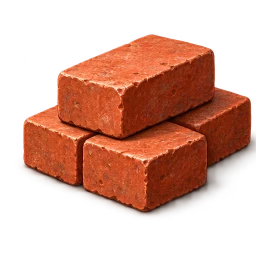
#> input picture games/catan/assets/resource-brick.webp, 256 x 256 px
$ python -i pixel-art.py   (imports and definitions only)
#> lines starting #> are read from the running program, lines starting #| are printed output that depends on the picture
#> further down, picture is the input picture: PIL image 256x256 RGBA; mean R, G, B, A 81.5, 34, 19, 108.4
"""Reduce Codex pixel-art renders to the true low-res sheets of the 8-bit Catan skin.

usage:
  python3 pixel-art.py image  <raw.png> <out.webp> <width> <height> [colors=48]
  python3 pixel-art.py tiles  <out.webp> <cell-w> <cell-h> <colors> <raw.png>...
  python3 pixel-art.py sprites <out.webp> <cell> <colors> [--outline] <raw.png[:size]>...

`image` box-downsamples a full scene. `tiles` centre-crops each full-bleed render to the
cell aspect and joins the cells in one row. `sprites` keys the magenta background, trims,
fits each subject bottom-centred in a square cell with hard alpha and joins one row
(`--outline` adds a 1-pixel ink ring; leave a pixel of margin with `:size`).
Palettes use Pillow's octree quantizer without dithering. Requires Pillow only.
"""
import sys

from PIL import Image, ImageChops


# [6 lines left out: function quantize, not called in this run]


def save(image, out):
    image.save(out, lossless=True, method=6)
    print(out, image.size)


def key(image):
    image = image.convert('RGBA')
    r, g, b, given = image.split()
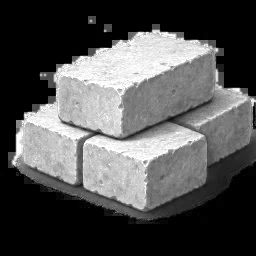
#> r: PIL image 256x256 L; min 0, max 255, mean 81.5
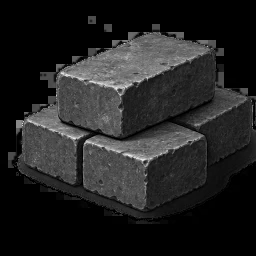
#> g: PIL image 256x256 L; min 0, max 238, mean 34
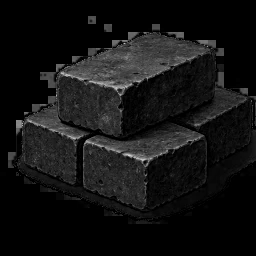
#> b: PIL image 256x256 L; min 0, max 213, mean 19
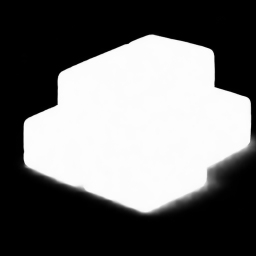
#> given: PIL image 256x256 L; min 0, max 253, mean 108.4
    excess = ImageChops.subtract(ImageChops.darker(r, b), g)
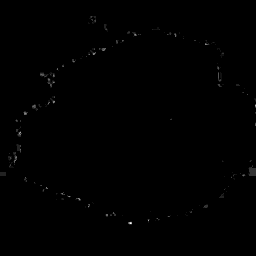
#> excess: PIL image 256x256 L; min 0, max 15, mean 0.0356; drawn with min black and max white
    alpha = excess.point(lambda v: 0 if v > 70 else 255)
#> alpha: PIL image 256x256 L; every value is 255
    return Image.merge('RGBA', (r, g, b, ImageChops.multiply(alpha, given)))


# [25 lines left out: functions cover, fit, row, not called in this run]


def image_mode(src, out, width, height, colors=48):
    im = Image.open(src).convert('RGBA').resize((int(width), int(height)), Image.Resampling.BOX)
    save(quantize(im, colors), out)


def tiles_mode(out, w, h, colors, *srcs):
    cells = [cover(Image.open(s).convert('RGBA'), int(w), int(h)) for s in srcs]
    save(quantize(row(cells), colors), out)


# [48 lines left out: functions load, outline, fill_holes, sprites_mode, not called in this run]


# [3 lines not run here, left out]

>>> from PIL import Image
>>> picture = Image.open('../assets/resource-brick.webp')
>>> result = key(picture)

$ run again, on games/catan/assets/painted-brick.webp
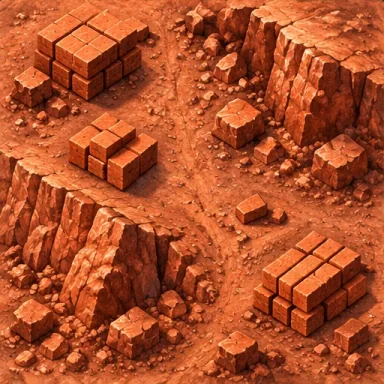
#> input picture games/catan/assets/painted-brick.webp, 384 x 384 px
#> picture is the input picture: PIL image 384x384 RGB; mean R, G, B 174.7, 79, 41.1
#> in key, `r, g, b, given = image.split()`:
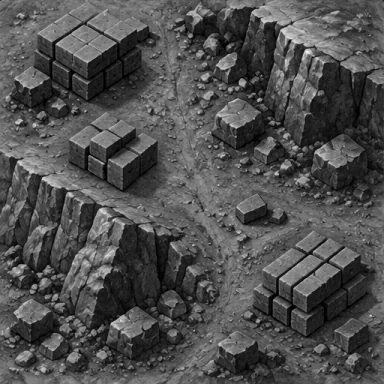
#> g: PIL image 384x384 L; min 0, max 241, mean 79
#> in key, `r, g, b, given = image.split()`:
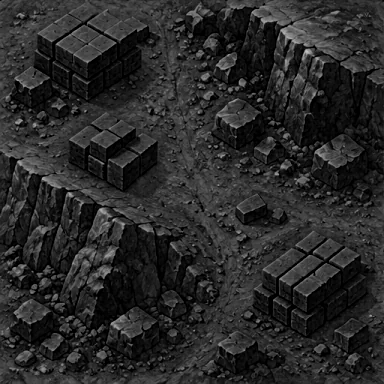
#> b: PIL image 384x384 L; min 0, max 195, mean 41.1
#> given: PIL image 384x384 L; every value is 255

$ run again, on games/catan/assets/painted-ore.webp
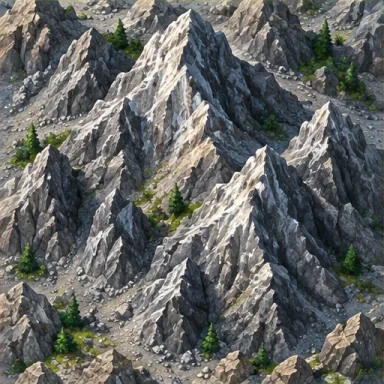
#> input picture games/catan/assets/painted-ore.webp, 384 x 384 px
#> picture is the input picture: PIL image 384x384 RGB; mean R, G, B 100.3, 102.2, 99.8
#> in key, `r, g, b, given = image.split()`:
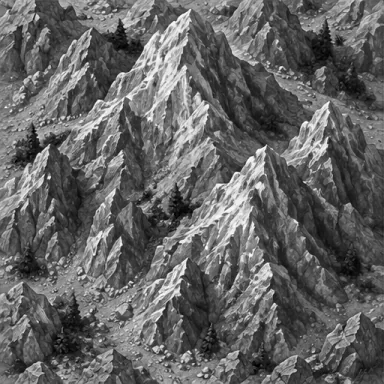
#> b: PIL image 384x384 L; min 0, max 255, mean 99.8
#> given: PIL image 384x384 L; every value is 255
#> in key, `excess = ImageChops.subtract(ImageChops.darker(r, b), g)`:
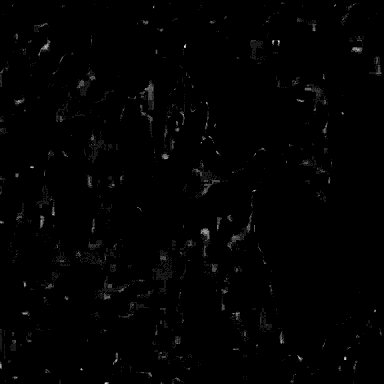
#> excess: PIL image 384x384 L; min 0, max 10, mean 0.0815; drawn with min black and max white
